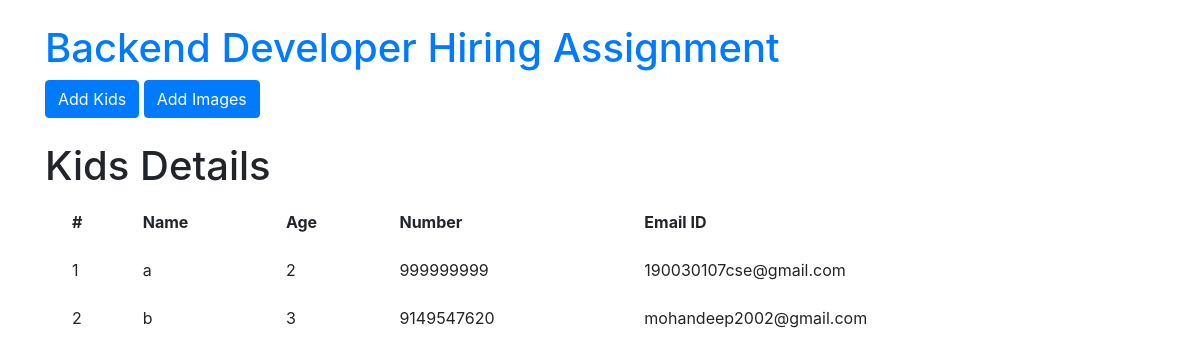
The app's page /, older data.
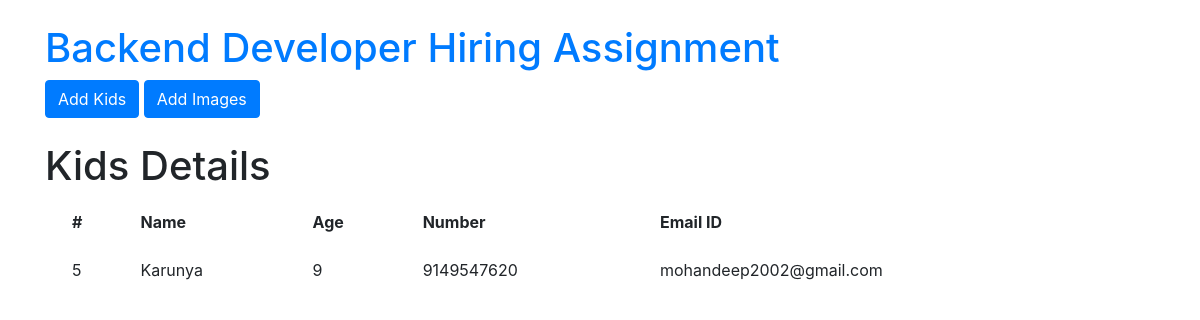
The same page, newer data.
### kids/models.py (models this page shows, shortened)
class Kid(models.Model):
    kid_id = models.AutoField(primary_key=True)
    kid_name = models.CharField(max_length=30)
    kid_age = models.IntegerField()
    phone_regex = RegexValidator(regex=r'^\+?1?\d{9,15}$',
                                 message="Phone number must be entered in the format: '+999999999'. Up to 15 digits allowed.")
    phone_number = models.CharField(validators=[phone_regex], max_length=17, blank=False)
    parents_email_id = models.EmailField()

### kids/views.py (the view)
# urls.py: 2. Add a URL to urlpatterns:  path('', views.home, name='home')
def home(request):
    all_kids = Kid.objects.all()
    return render(request, "index.html", {'data': all_kids})

### kids/templates/index.html (shortened to what this page needs)
<!DOCTYPE html>
<html lang="en">
  <head>
    <link
      rel="stylesheet"
      href="https://cdn.jsdelivr.net/npm/bootstrap@4.3.1/dist/css/bootstrap.min.css"
    />
  </head>
  <body>
    <div class="container">
      <br />
      <a href="{% url 'home' %}"
        ><h1>Backend Developer Hiring Assignment</h1></a
      >
      <a class="btn btn-primary" href="{% url 'add_kids' %}" role="button"
        >Add Kids</a
      >
      <a class="btn btn-primary" href="{% url 'add_images' %}" role="button"
        >Add Images</a
      >
    </div>
    <br />
    <div class="container">
      {% block content %}
      <h1>Kids Details</h1>
      <div class="container">
        <table class="table table-borderless">
          <thead>
            <tr>
              <th scope="col">#</th>
              <th scope="col">Name</th>
              <th scope="col">Age</th>
              <th scope="col">Number</th>
              <th scope="col">Email ID</th>
            </tr>
          </thead>
          <tbody>
            {% for d in data %}
            <tr>
              <td scope="row">{{ d.kid_id }}</td>
              <td>{{ d.kid_name }}</td>
              <td>{{ d.kid_age }}</td>
              <td>{{ d.phone_number }}</td>
              <td>{{ d.parents_email_id }}</td>
            </tr>
            {% endfor %}
          </tbody>
        </table>
      </div>
      {% endblock %}
    </div>
  </body>
</html>

Row changes from the older to the newer data that the page shows:
removed Kid: kid_id "1", kid_name "a", kid_age "2", phone_number "999999999", parents_email_id "190030107cse@gmail.com"
removed Kid: kid_id "2", kid_name "b", kid_age "3", phone_number "9149547620", parents_email_id "mohandeep2002@gmail.com"
added Kid: kid_id "5", kid_name "Karunya", kid_age "9", phone_number "9149547620", parents_email_id "mohandeep2002@gmail.com"
